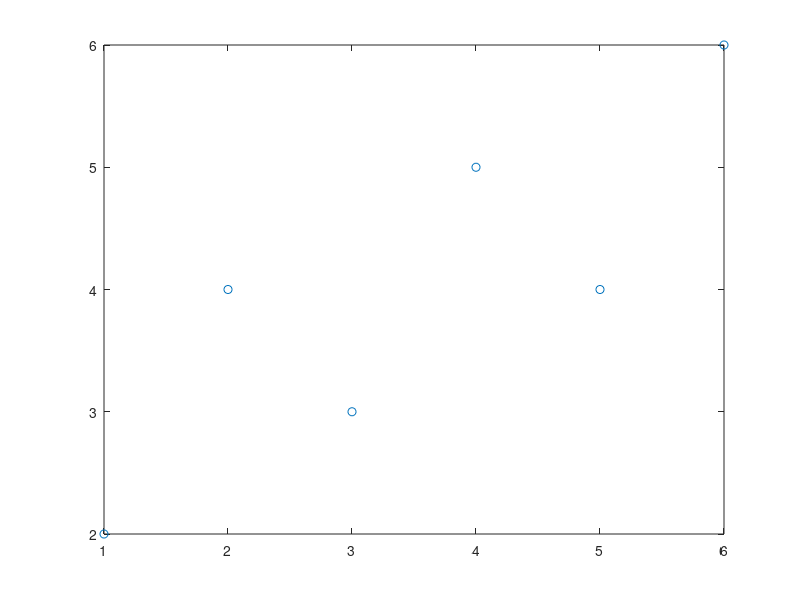

Write MATLAB code to recreate this figure. (Note: this script raises an error after producing the figure.)
figure_handle = figure();
line_handle = plot(1:6, [2, 4, 3, 5, 4, 6], 'o');

default_indices = get(line_handle, 'MarkerIndices');
set(line_handle, 'MarkerIndices', [5; 2; 9; 5]);
explicit_indices = get(line_handle, 'MarkerIndices');
set(line_handle, 'XData', 1:2, 'YData', [8, 9]);
preserved_indices = get(line_handle, 'MarkerIndices');
set(line_handle, 'MarkerIndices', []);
empty_indices = get(line_handle, 'MarkerIndices');

openmat_result = { ...
    class(default_indices), size(default_indices), default_indices, ...
    size(explicit_indices), explicit_indices, preserved_indices, ...
    class(empty_indices), size(empty_indices), empty_indices ...
};
close(figure_handle);
